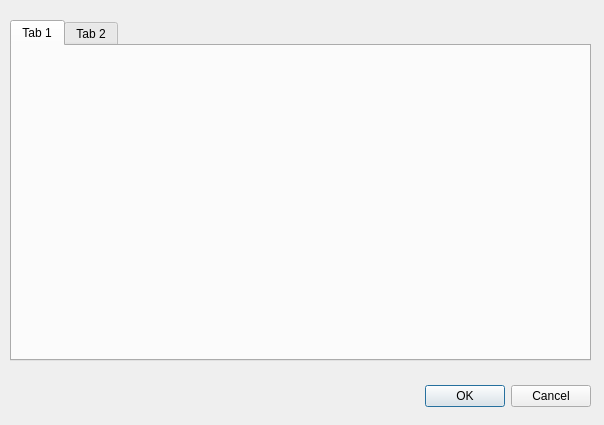
<?xml version="1.0" encoding="UTF-8"?>
<ui version="4.0">
 <class>DPosicionBolas</class>
 <widget class="QDialog" name="DPosicionBolas">
  <property name="geometry">
   <rect>
    <x>0</x>
    <y>0</y>
    <width>604</width>
    <height>425</height>
   </rect>
  </property>
  <property name="windowTitle">
   <string>Dialog</string>
  </property>
  <widget class="QDialogButtonBox" name="buttonBox">
   <property name="geometry">
    <rect>
     <x>250</x>
     <y>380</y>
     <width>341</width>
     <height>32</height>
    </rect>
   </property>
   <property name="orientation">
    <enum>Qt::Horizontal</enum>
   </property>
   <property name="standardButtons">
    <set>QDialogButtonBox::Cancel|QDialogButtonBox::Ok</set>
   </property>
  </widget>
  <widget class="QTabWidget" name="tabBolas">
   <property name="geometry">
    <rect>
     <x>10</x>
     <y>20</y>
     <width>581</width>
     <height>341</height>
    </rect>
   </property>
   <widget class="QWidget" name="tab">
    <attribute name="title">
     <string>Tab 1</string>
    </attribute>
   </widget>
   <widget class="QWidget" name="tab_2">
    <attribute name="title">
     <string>Tab 2</string>
    </attribute>
   </widget>
  </widget>
 </widget>
 <resources/>
 <connections>
  <connection>
   <sender>buttonBox</sender>
   <signal>accepted()</signal>
   <receiver>DPosicionBolas</receiver>
   <slot>accept()</slot>
   <hints>
    <hint type="sourcelabel">
     <x>248</x>
     <y>254</y>
    </hint>
    <hint type="destinationlabel">
     <x>157</x>
     <y>274</y>
    </hint>
   </hints>
  </connection>
  <connection>
   <sender>buttonBox</sender>
   <signal>rejected()</signal>
   <receiver>DPosicionBolas</receiver>
   <slot>reject()</slot>
   <hints>
    <hint type="sourcelabel">
     <x>316</x>
     <y>260</y>
    </hint>
    <hint type="destinationlabel">
     <x>286</x>
     <y>274</y>
    </hint>
   </hints>
  </connection>
 </connections>
</ui>
